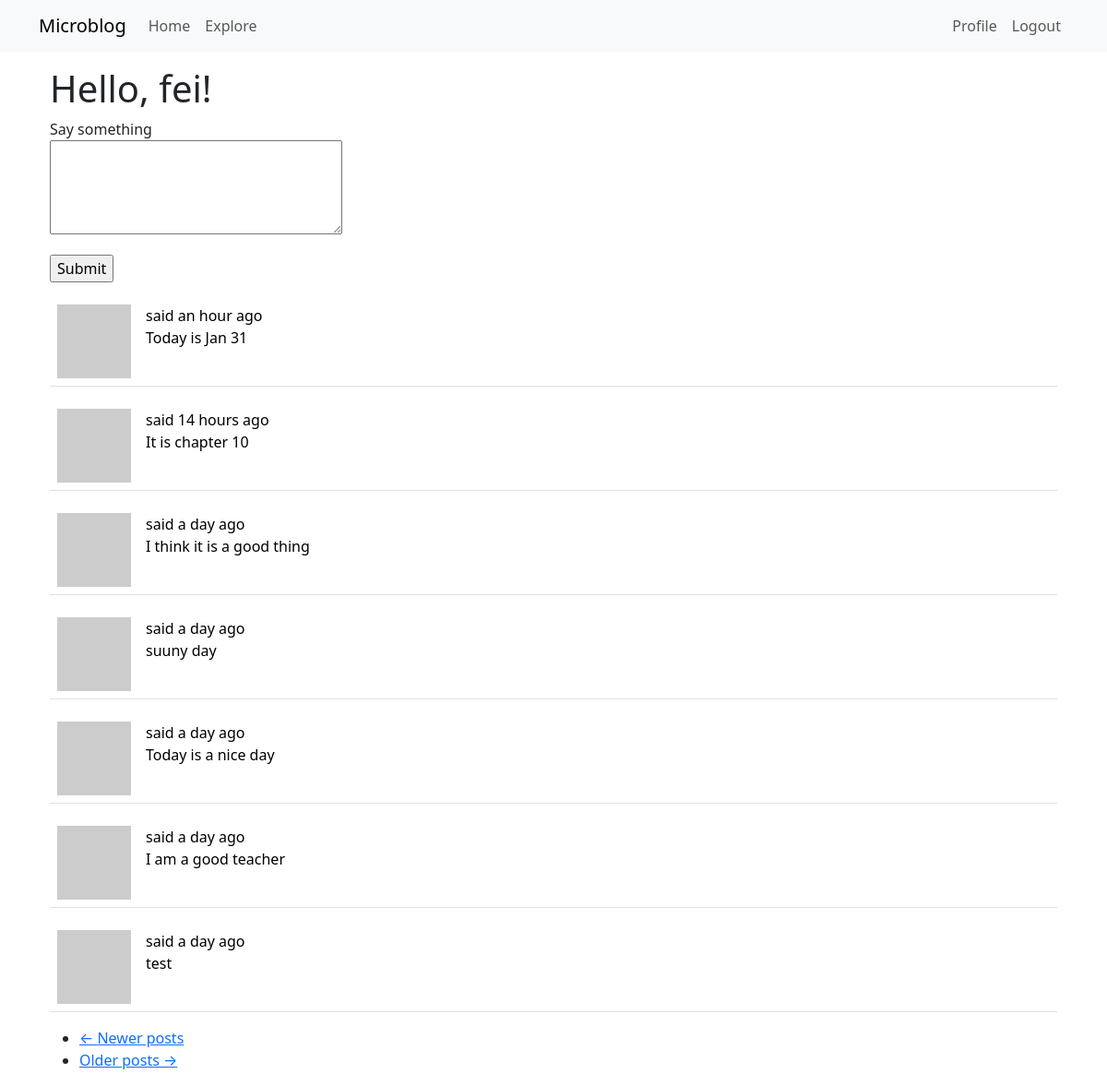
The app's page /index (signed in) with its own data.
### app/models.py (models this page shows, shortened)
class User(UserMixin,db.Model):
    id = db.Column(db.Integer, primary_key=True)
    username = db.Column(db.String(64), index=True, unique=True)
    email = db.Column(db.String(120), index=True, unique=True)
    password_hash = db.Column(db.String(128))
    posts = db.relationship('Post', backref='author', lazy='dynamic')
    about_me = db.Column(db.String(255))
    last_seen = db.Column(db.DateTime, default=datetime.utcnow)
    followed = db.relationship(
        'User', secondary=followers,
        primaryjoin=(followers.c.follower_id == id),
        secondaryjoin=(followers.c.followed_id == id),
        backref=db.backref('followers', lazy='dynamic'), lazy='dynamic')
    def avatar(self, size):
        digest = md5(self.email.lower().encode('utf-8')).hexdigest()
        return ('https://www.gravatar.com/avatar/{}?d=identicon&s=\
                {}'.format(digest,size))
    def followed_posts(self):
        followed = Post.query.join(
            followers, (followers.c.followed_id == Post.user_id)).filter(
                followers.c.follower_id == self.id)
        own = Post.query.filter_by(user_id=self.id)
        return followed.union(own).order_by(Post.timestamp.desc())

class Post(db.Model):
    id = db.Column(db.Integer, primary_key=True)
    body = db.Column(db.String(140))
    timestamp = db.Column(db.DateTime, index=True, default=datetime.utcnow)
    user_id = db.Column(db.Integer, db.ForeignKey('user.id'))

### app/routes.py (the view)
@app.route('/', methods=['GET', 'POST'])
@app.route('/index',methods=['get','post'])
@login_required
def index():
    form = PostForm()
    if form.validate_on_submit():
        post = Post(body=form.post.data, author=current_user)
        db.session.add(post)
        db.session.commit()
        flash("Your post is now live")
        return redirect(url_for('index'))
    page = request.args.get('page', 1, type=int)
    posts = current_user.followed_posts().paginate(page=page,
        per_page=app.config['POSTS_PER_PAGE'], error_out=False)
    next_url = url_for('index', page=posts.next_num) \
        if posts.has_next else None
    prev_url = url_for('index', page=posts.prev_num) \
        if posts.has_prev else None
    return render_template('index.html',title='Home',  form=form,
                           posts=posts.items,next_url= next_url,prev_url=prev_url)

### app/forms.py
class PostForm(FlaskForm):
    post = TextAreaField('Say something',validators=[DataRequired(),
             Length(min=1,max=140)])
    submit = SubmitField('Submit')

### app/__init__.py (called while the page is built)
def get_locale():
    return 'zh_cn'

### app/models.py (called while the page is built)
@login.user_loader
def load_user(id):
    return User.query.get(int(id))

### app/routes.py (called while the page is built)
@app.before_request
def before_request():
    if current_user.is_authenticated:
        current_user.last_seen = datetime.utcnow()
        db.session.commit()

@app.before_request
def before_request():
    g.locale = str(get_locale())

### app/templates/index.html (shortened to what this page needs)
{% extends "base.html" %}
{% block app_content %}
        <h1>Hello, {{ current_user.username }}!</h1>
    {% if form %}
    <form action="" method="post">
    <p>
        {{ form.post.label }}<br>
        {{ form.post(cols=32,rows=4) }}<br>
    </p>
    <p>{{ form.submit() }}</p>
    </form>
    {% endif %}
    {% for post in posts %}
        {% include '_post.html' %}
    {% endfor %}
    <nav aria-label="Post navigation">
        <ul class="pager">
            <li class="previous{% if not prev_url %} disabled{% endif %}">
                <a href="{{ prev_url or '#' }}">
                    <span aria-hidden="true">&larr;</span> Newer posts
                </a>
            </li>
            <li class="next{% if not next_url %} disabled{% endif %}">
                <a href="{{ next_url or '#' }}">
                    Older posts <span aria-hidden="true">&rarr;</span>
                </a>
            </li>
        </ul>
    </nav>
{% endblock %}

### app/templates/_post.html (shortened to what this page needs)
    <table class="table table-hover">
        <tr>
            <td width="70px">
                <a href="{{ url_for('user', username=post.author.username) }}">
                    <img src="{{ post.author.avatar(70) }}" />
                </a>
            </td>
            <td>
                {{ _('%(username)s said %(when)s',
                        username=user_link,when=moment(post.timestamp).fromNow()) }}
                <br>
                {{ post.body }}
            </td>
        </tr>
    </table>

### records on screen
User: username "fei"
Post: body "Today is Jan 31"
Post: body "It is chapter 10"
Post: body "I think it is a good thing"
Post: body "suuny day"
Post: body "Today is a nice day"
Post: body "I am a good teacher"
Post: body "test"
